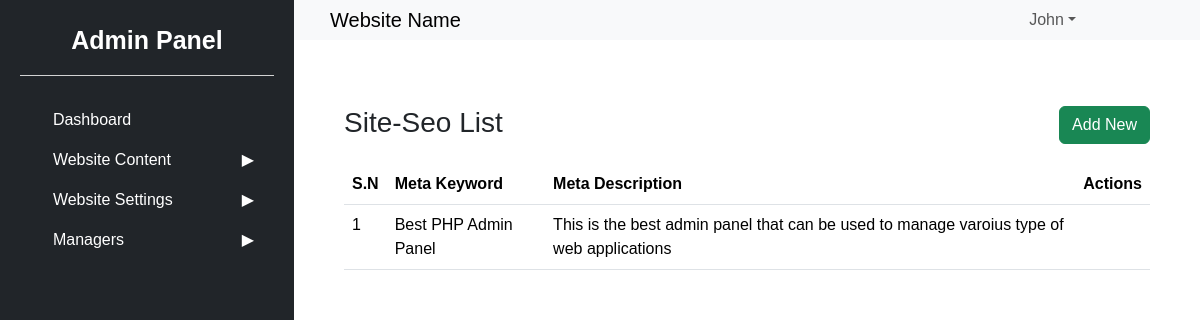
Page /admin/dashboard.php?page=site-seo-list (signed in) on the committed database.
### tables this page shows
CREATE TABLE `siteseo` (
  `id` int(10) NOT NULL,
  `metaKeyword` varchar(255) NOT NULL,
  `metaDescription` varchar(255) NOT NULL
);

### admin/scripts/SiteSeo.php (called while the page is built, shortened)
<?php
class SiteSeo {
    private $conn;
    private $siteseoTable = 'siteseo';
    public function __construct($conn) {
        $this->conn = $conn;
    }
    public function get() {
        $data = [];
        $query = "SELECT id, metaKeyword, metaDescription FROM ";
        $query .= $this->siteseoTable;
        $result = $this->conn->query($query);
        if ($result) {
            while ($row = $result->fetch_assoc()) {
                $data[] = $row;
            }
        }
        return $data;
    }
}
?>

### admin/views/site-seo/table.php (the view, shortened to what this page needs)
<?php
  require_once('scripts/SiteSeo.php');
  $SiteSeo= new SiteSeo($conn);
  $content = $SiteSeo->get();
?>
<div class="row">
    <div class="col-sm-6">
     <h3 class="mb-4">Site-Seo List</h3>
    </div>
    <div class="col-sm-6 text-end">
        <a href="dashboard.php?page=site-seo-form" class="btn btn-success">Add New</a>
    </div>
</div>
<div class="table-responsive-sm">
<table class="table table-hover">
    <thead>
      <tr>
      <th>S.N</th>
        <th>Meta Keyword</th>
        <th>Meta Description</th>
        <th colspan="3" class="text-center">Actions</th>
      </tr>
    </thead>
    <tbody>
        <?php
        if(!empty($content)) {
        $sn = 1;
       foreach($content as $data){
        ?>
      <tr>
      <td><?= $sn; ?></td>
        <td><?= $data['metaKeyword']; ?></td>
        <td><?= $data['metaDescription']; ?></td>
        <td class="text-center">
            <a href="dashboard.php?page=site-seo-form&id=<?= $data['id']; ?>" class="text-success">
                <i class="fa fa-edit"></i>
            </a>
        </td>
        <td  class="text-center">
            <a href="javascript:void(0)" onclick="confirmSiteSeo(<?=$data['id']; ?>)" class="text-danger">
              <i class="fa fa-trash-o"></i>
            </a>
        </td>
      </tr>
       <?php
        $sn++; }
        } else {
       ?>
     <tr>
        <td colspan="3">No category Found</td>
      </tr>
       <?php } ?>
    </tbody>
  </table>
</div>

### admin/public/css/common.css (style rules this page uses)
html, body { font-family: Verdana,sans-serif; overflow-x: hidden; }

### rows in the picture
siteseo: metaKeyword "Best PHP Admin Panel", metaDescription "This is the best admin panel that can be used to manage varoius type of web applications"
